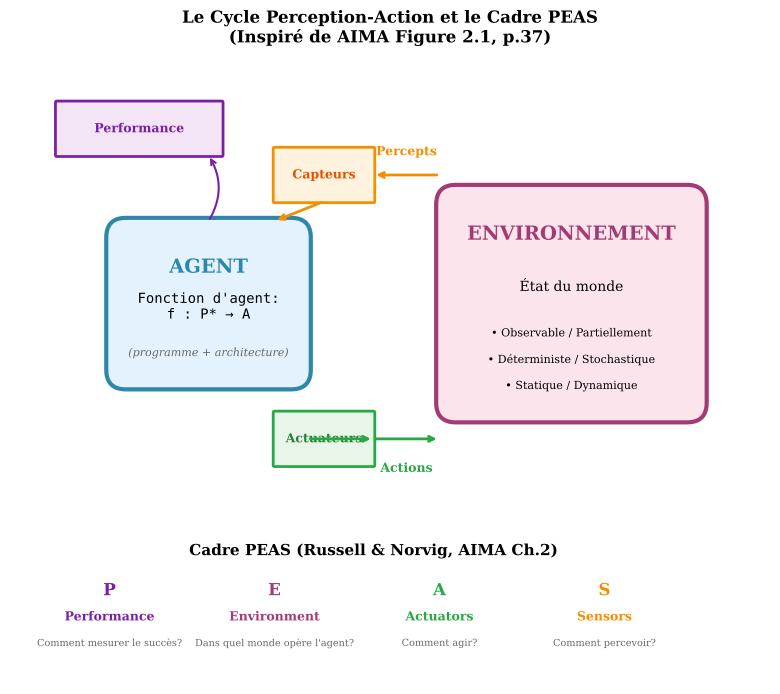

The Python source for this figure:
#!/usr/bin/env python3
"""
Synthèse Figure 03: Le cycle Agent-Environnement
Inspiré de AIMA Figure 2.1 avec détails sur PEAS
"""

import matplotlib.pyplot as plt
import matplotlib.patches as mpatches
from matplotlib.patches import FancyBboxPatch, FancyArrowPatch
import numpy as np

plt.rcParams.update({
    'font.size': 9,
    'font.family': 'serif',
    'figure.figsize': (12, 7),
    'figure.dpi': 150,
    'savefig.dpi': 300,
    'savefig.bbox': 'tight'
})

def create_figure():
    fig, ax = plt.subplots()
    
    # Boîte Agent
    agent_box = FancyBboxPatch((1, 2), 3, 2.5,
                                boxstyle="round,pad=0.05,rounding_size=0.3",
                                facecolor='#e3f2fd', edgecolor='#2E86AB',
                                linewidth=3, zorder=2)
    ax.add_patch(agent_box)
    ax.text(2.5, 3.8, 'AGENT', ha='center', va='center',
            fontsize=14, fontweight='bold', color='#2E86AB')
    ax.text(2.5, 3.2, 'Fonction d\'agent:\nf : P* → A', ha='center', va='center',
            fontsize=10, family='monospace')
    ax.text(2.5, 2.5, '(programme + architecture)', ha='center', va='center',
            fontsize=8, style='italic', color='#666')
    
    # Boîte Environnement
    env_box = FancyBboxPatch((6, 1.5), 4, 3.5,
                              boxstyle="round,pad=0.05,rounding_size=0.3",
                              facecolor='#fce4ec', edgecolor='#A23B72',
                              linewidth=3, zorder=2)
    ax.add_patch(env_box)
    ax.text(8, 4.3, 'ENVIRONNEMENT', ha='center', va='center',
            fontsize=14, fontweight='bold', color='#A23B72')
    ax.text(8, 3.5, 'État du monde', ha='center', va='center', fontsize=10)
    ax.text(8, 2.8, '• Observable / Partiellement', ha='center', va='center', fontsize=8)
    ax.text(8, 2.4, '• Déterministe / Stochastique', ha='center', va='center', fontsize=8)
    ax.text(8, 2.0, '• Statique / Dynamique', ha='center', va='center', fontsize=8)
    
    # Capteurs (Sensors)
    sensor_box = FancyBboxPatch((3.5, 4.8), 1.5, 0.8,
                                 boxstyle="round,pad=0.02",
                                 facecolor='#fff3e0', edgecolor='#F18F01',
                                 linewidth=2)
    ax.add_patch(sensor_box)
    ax.text(4.25, 5.2, 'Capteurs', ha='center', va='center',
            fontsize=9, fontweight='bold', color='#e65100')
    
    # Actuateurs
    actuator_box = FancyBboxPatch((3.5, 0.8), 1.5, 0.8,
                                   boxstyle="round,pad=0.02",
                                   facecolor='#e8f5e9', edgecolor='#28A745',
                                   linewidth=2)
    ax.add_patch(actuator_box)
    ax.text(4.25, 1.2, 'Actuateurs', ha='center', va='center',
            fontsize=9, fontweight='bold', color='#2e7d32')
    
    # Flèches
    # Percepts (Env -> Capteurs -> Agent)
    ax.annotate('', xy=(5, 5.2), xytext=(6, 5.2),
                arrowprops=dict(arrowstyle='->', color='#F18F01', lw=2))
    ax.annotate('', xy=(3.5, 4.5), xytext=(4.25, 4.8),
                arrowprops=dict(arrowstyle='->', color='#F18F01', lw=2))
    ax.text(5.5, 5.5, 'Percepts', ha='center', fontsize=9, color='#F18F01',
            fontweight='bold')
    
    # Actions (Agent -> Actuateurs -> Env)
    ax.annotate('', xy=(5, 1.2), xytext=(4, 1.2),
                arrowprops=dict(arrowstyle='->', color='#28A745', lw=2))
    ax.annotate('', xy=(6, 1.2), xytext=(5, 1.2),
                arrowprops=dict(arrowstyle='->', color='#28A745', lw=2))
    ax.text(5.5, 0.7, 'Actions', ha='center', fontsize=9, color='#28A745',
            fontweight='bold')
    
    # Mesure de performance
    perf_box = FancyBboxPatch((0.2, 5.5), 2.5, 0.8,
                               boxstyle="round,pad=0.02",
                               facecolor='#f3e5f5', edgecolor='#7b1fa2',
                               linewidth=2)
    ax.add_patch(perf_box)
    ax.text(1.45, 5.9, 'Performance', ha='center', va='center',
            fontsize=9, fontweight='bold', color='#7b1fa2')
    ax.annotate('', xy=(2.5, 5.5), xytext=(2.5, 4.5),
                arrowprops=dict(arrowstyle='->', color='#7b1fa2', lw=1.5,
                               connectionstyle='arc3,rad=0.3'))
    
    # Cadre PEAS en bas
    peas_y = -0.5
    ax.text(5, peas_y, 'Cadre PEAS (Russell & Norvig, AIMA Ch.2)', 
            ha='center', va='center', fontsize=11, fontweight='bold')
    
    peas_items = [
        ('P', 'Performance', 'Comment mesurer le succès?', '#7b1fa2'),
        ('E', 'Environment', 'Dans quel monde opère l\'agent?', '#A23B72'),
        ('A', 'Actuators', 'Comment agir?', '#28A745'),
        ('S', 'Sensors', 'Comment percevoir?', '#F18F01'),
    ]
    
    for i, (letter, name, desc, color) in enumerate(peas_items):
        x = 1 + i * 2.5
        ax.text(x, peas_y - 0.6, f'{letter}', ha='center', va='center',
                fontsize=12, fontweight='bold', color=color)
        ax.text(x, peas_y - 1.0, name, ha='center', va='center',
                fontsize=9, fontweight='bold', color=color)
        ax.text(x, peas_y - 1.4, desc, ha='center', va='center',
                fontsize=7, color='#666')
    
    # Configuration
    ax.set_xlim(-0.5, 11)
    ax.set_ylim(-2.5, 7)
    ax.set_aspect('equal')
    ax.axis('off')
    
    ax.set_title('Le Cycle Perception-Action et le Cadre PEAS\n'
                 '(Inspiré de AIMA Figure 2.1, p.37)',
                 fontsize=12, fontweight='bold', pad=10)
    
    plt.tight_layout()
    return fig

if __name__ == '__main__':
    fig = create_figure()
    fig.savefig('synth_fig_03_agent_env.pdf')
    fig.savefig('synth_fig_03_agent_env.png')
    plt.close()
    print("Figure générée: synth_fig_03_agent_env.pdf")
